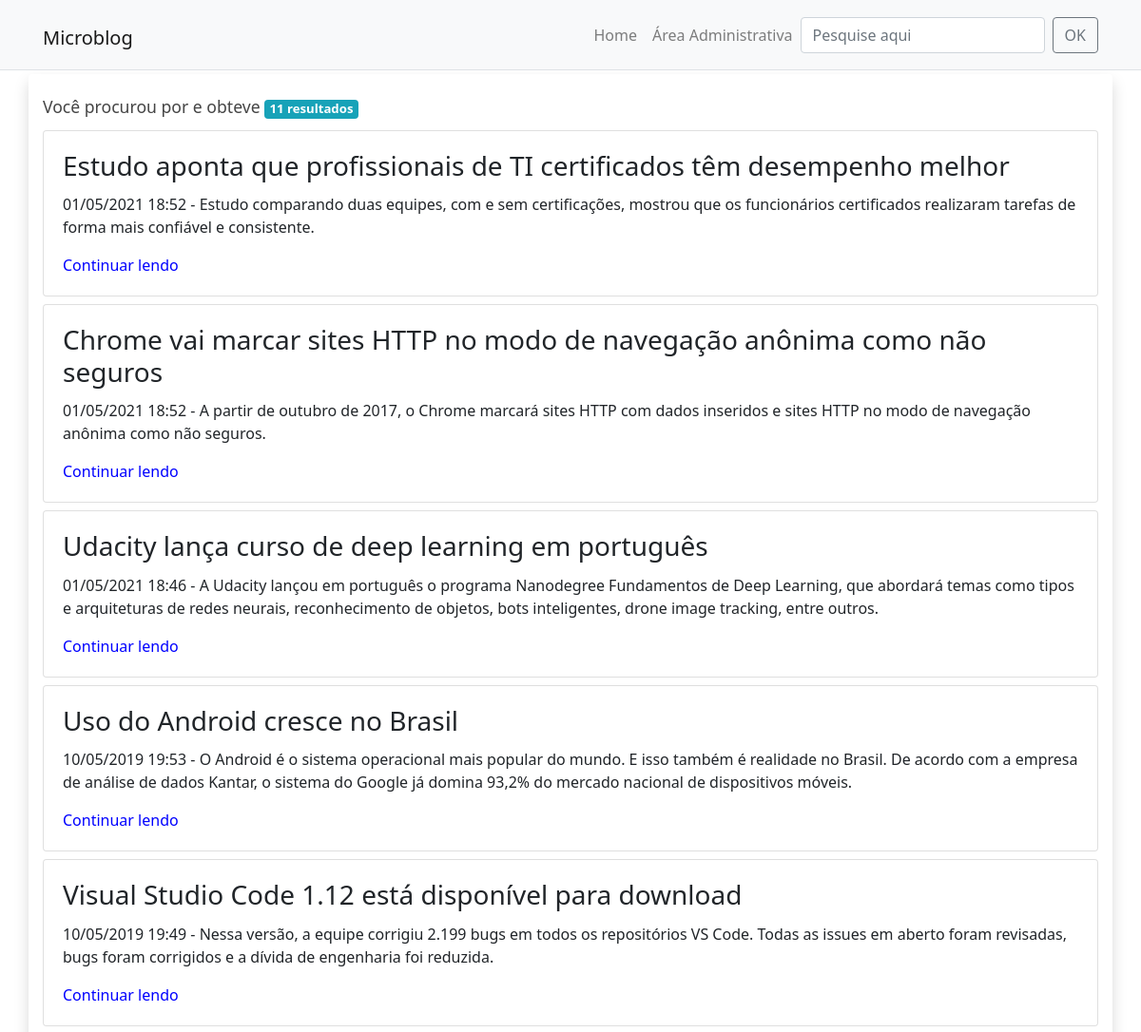
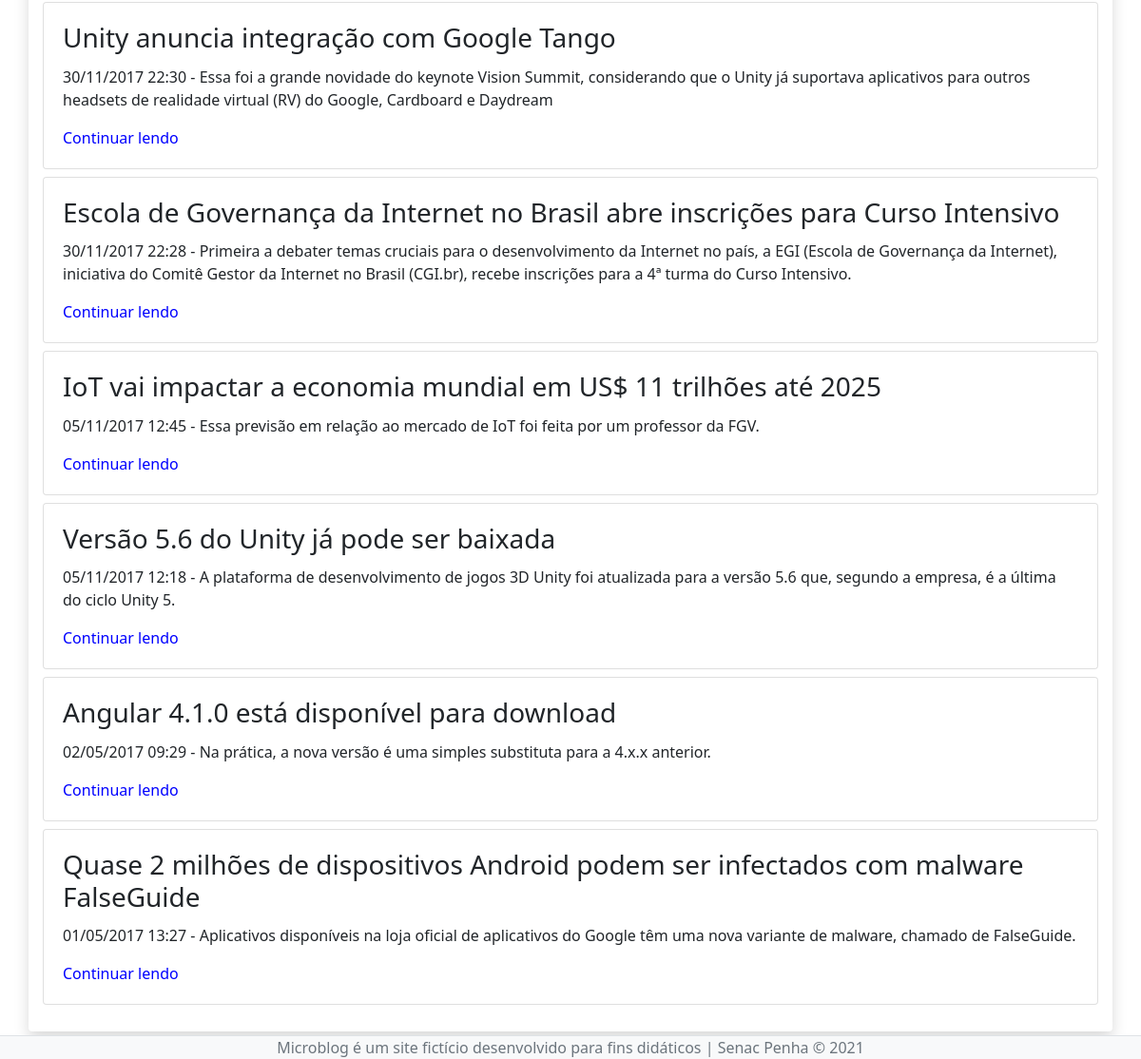
Screenshot of /microblog_inicial/search.php with the database file from the repository (2 pictures, top to bottom).
### tables this page shows
CREATE TABLE posts(
	id SMALLINT NOT NULL PRIMARY KEY AUTO_INCREMENT,
	data DATETIME NOT NULL DEFAULT CURRENT_TIMESTAMP,
	titulo VARCHAR(100) NOT NULL,
	texto TEXT NOT NULL,
	resumo TEXT NOT NULL,
  	imagem VARCHAR(40) NOT NULL,
  	usuario_id SMALLINT NOT NULL
);

### microblog_inicial/inc/funcoes-posts.php (called while the page is built, shortened)
<?php
function formataData($data){
    return date("d/m/Y H:i", strtotime($data));
}
function busca($conexao, $termo){
    $sql = "SELECT * FROM posts WHERE titulo LIKE '%$termo%' OR texto LIKE '%$termo%' OR resumo LIKE '%$termo%' ORDER BY data DESC";
    $resultado = mysqli_query($conexao, $sql) or die(mysqli_error($conexao));
    $posts = [];
    while( $post = mysqli_fetch_assoc($resultado) ){
        array_push($posts, $post);
    }
    return $posts;
}

### microblog_inicial/search.php (the view)
<?php
require "inc/funcoes-posts.php";
require "inc/cabecalho.php";
$termo = $_GET['q'];
$resultado = busca($conexao, $termo);
?>
	<div class="row bg-white rounded shadow my-1 py-4">
		<h2 class="col-12 font-weight-light">
			Você procurou por <span class="badge badge-dark"><?=$termo?></span>
			e obteve <span class="badge badge-info"><?=count($resultado)?> resultados</span>
		</h2>
	<?php foreach($resultado as $post){ ?>
		<div class="col-12 my-1">
			<article class="card">
				<div class="card-body">
					<h3 class="card-title font-weight-light"><?=$post['titulo']?></h3>
					<p class="card-text">
						<time>
							<?=formataData($post['data'])?>
						</time> -
						<?=$post['resumo']?>
					</p>
					<a href="post-detalhe.php?id=<?=$post['id']?>" class="card-link">Continuar lendo</a>
				</div>
			</article>
		</div>
	<?php } ?>
	</div>
<?php
require "inc/rodape.php";
?>

### crud-php-mysql_inicial/css/style.css (style rules this page uses)
html { font-size: 16px; }
body { font-family: "Segoe UI", Arial, sans-serif; }
h2 { font-size: 1.1rem; color: #454545; }
a { text-decoration: none; color: blue; }

### rows the page displays
posts: titulo "Estudo aponta que profissionais de TI certificados têm desempenho melhor", data "01/05/2021 18:52", resumo "Estudo comparando duas equipes, com e sem certificações, mostrou que os funcionários certificados realizaram tarefas de forma mais confiável e consistente."
posts: titulo "Chrome vai marcar sites HTTP no modo de navegação anônima como não seguros", data "01/05/2021 18:52", resumo "A partir de outubro de 2017, o Chrome marcará sites HTTP com dados inseridos e sites HTTP no modo de navegação anônima como não seguros."
posts: titulo "Udacity lança curso de deep learning em português", data "01/05/2021 18:46", resumo "A Udacity lançou em português o programa Nanodegree Fundamentos de Deep Learning, que abordará temas como tipos e arquiteturas de redes neurais, reconhecimento de objetos, bots inteligentes, drone image tracking, entre outros."
posts: titulo "Uso do Android cresce no Brasil", data "10/05/2019 19:53", resumo "O Android é o sistema operacional mais popular do mundo. E isso também é realidade no Brasil. De acordo com a empresa de análise de dados Kantar, o sistema do Google já domina 93,2% do mercado nacional de dispositivos móveis."
posts: titulo "Visual Studio Code 1.12 está disponível para download", data "10/05/2019 19:49", resumo "Nessa versão, a equipe corrigiu 2.199 bugs em todos os repositórios VS Code. Todas as issues em aberto foram revisadas, bugs foram corrigidos e a dívida de engenharia foi reduzida."
posts: titulo "Unity anuncia integração com Google Tango", data "30/11/2017 22:30", resumo "Essa foi a grande novidade do keynote Vision Summit, considerando que o Unity já suportava aplicativos para outros headsets de realidade virtual (RV) do Google, Cardboard e Daydream"
posts: titulo "Escola de Governança da Internet no Brasil abre inscrições para Curso Intensivo", data "30/11/2017 22:28", resumo "Primeira a debater temas cruciais para o desenvolvimento da Internet no país, a EGI (Escola de Governança da Internet), iniciativa do Comitê Gestor da Internet no Brasil (CGI.br), recebe inscrições para a 4ª turma do Curso Intensivo."
posts: titulo "IoT vai impactar a economia mundial em US$ 11 trilhões até 2025", data "05/11/2017 12:45", resumo "Essa previsão em relação ao mercado de IoT foi feita por um professor da FGV."
posts: titulo "Versão 5.6 do Unity já pode ser baixada", data "05/11/2017 12:18", resumo "A plataforma de desenvolvimento de jogos 3D Unity foi atualizada para a versão 5.6 que, segundo a empresa, é a última do ciclo Unity 5."
posts: titulo "Angular 4.1.0 está disponível para download", data "02/05/2017 09:29", resumo "Na prática, a nova versão é uma simples substituta para a 4.x.x anterior."
posts: titulo "Quase 2 milhões de dispositivos Android podem ser infectados com malware FalseGuide", data "01/05/2017 13:27", resumo "Aplicativos disponíveis na loja oficial de aplicativos do Google têm uma nova variante de malware, chamado de FalseGuide."

### other values shown
count($resultado) "11"
